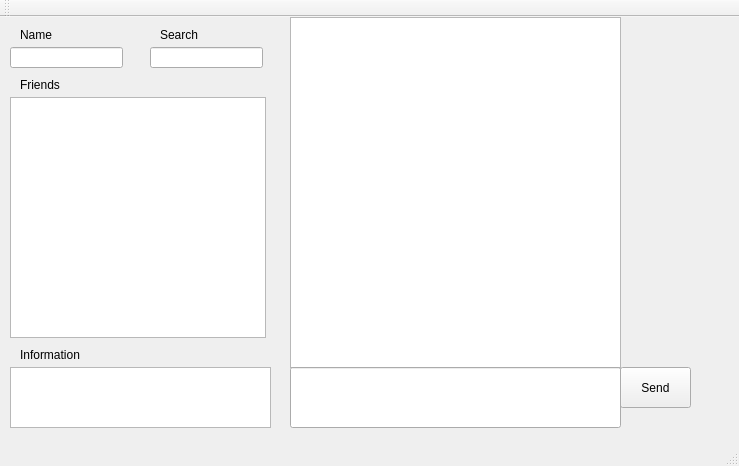
<?xml version="1.0" encoding="UTF-8"?>
<ui version="4.0">
 <class>ClientWindow</class>
 <widget class="QMainWindow" name="ClientWindow">
  <property name="geometry">
   <rect>
    <x>0</x>
    <y>0</y>
    <width>739</width>
    <height>466</height>
   </rect>
  </property>
  <property name="windowTitle">
   <string>ClientWindow</string>
  </property>
  <widget class="QWidget" name="centralWidget">
   <widget class="QLineEdit" name="SearchLine">
    <property name="geometry">
     <rect>
      <x>150</x>
      <y>30</y>
      <width>113</width>
      <height>21</height>
     </rect>
    </property>
    <property name="text">
     <string/>
    </property>
   </widget>
   <widget class="QTextBrowser" name="DebugWindow">
    <property name="geometry">
     <rect>
      <x>10</x>
      <y>350</y>
      <width>261</width>
      <height>61</height>
     </rect>
    </property>
   </widget>
   <widget class="QLineEdit" name="NameInput">
    <property name="geometry">
     <rect>
      <x>10</x>
      <y>30</y>
      <width>113</width>
      <height>21</height>
     </rect>
    </property>
    <property name="text">
     <string/>
    </property>
   </widget>
   <widget class="QLabel" name="NameLabel">
    <property name="geometry">
     <rect>
      <x>340</x>
      <y>10</y>
      <width>191</width>
      <height>20</height>
     </rect>
    </property>
    <property name="text">
     <string/>
    </property>
   </widget>
   <widget class="QLabel" name="label">
    <property name="geometry">
     <rect>
      <x>20</x>
      <y>10</y>
      <width>60</width>
      <height>16</height>
     </rect>
    </property>
    <property name="text">
     <string>Name</string>
    </property>
   </widget>
   <widget class="QLabel" name="label_2">
    <property name="geometry">
     <rect>
      <x>160</x>
      <y>10</y>
      <width>60</width>
      <height>16</height>
     </rect>
    </property>
    <property name="text">
     <string>Search</string>
    </property>
   </widget>
   <widget class="QTextBrowser" name="MsgBrowser">
    <property name="geometry">
     <rect>
      <x>290</x>
      <y>0</y>
      <width>331</width>
      <height>351</height>
     </rect>
    </property>
   </widget>
   <widget class="QPushButton" name="SendMsg">
    <property name="geometry">
     <rect>
      <x>620</x>
      <y>350</y>
      <width>71</width>
      <height>41</height>
     </rect>
    </property>
    <property name="text">
     <string>Send</string>
    </property>
   </widget>
   <widget class="QLineEdit" name="MsgInput">
    <property name="geometry">
     <rect>
      <x>290</x>
      <y>350</y>
      <width>331</width>
      <height>61</height>
     </rect>
    </property>
   </widget>
   <widget class="QLabel" name="label_3">
    <property name="geometry">
     <rect>
      <x>20</x>
      <y>60</y>
      <width>60</width>
      <height>16</height>
     </rect>
    </property>
    <property name="text">
     <string>Friends</string>
    </property>
   </widget>
   <widget class="QListWidget" name="FriendList">
    <property name="geometry">
     <rect>
      <x>10</x>
      <y>80</y>
      <width>256</width>
      <height>241</height>
     </rect>
    </property>
   </widget>
   <widget class="QLabel" name="label_4">
    <property name="geometry">
     <rect>
      <x>20</x>
      <y>330</y>
      <width>141</width>
      <height>16</height>
     </rect>
    </property>
    <property name="text">
     <string>Information</string>
    </property>
   </widget>
  </widget>
  <widget class="QMenuBar" name="menuBar">
   <property name="geometry">
    <rect>
     <x>0</x>
     <y>0</y>
     <width>739</width>
     <height>22</height>
    </rect>
   </property>
  </widget>
  <widget class="QToolBar" name="mainToolBar">
   <attribute name="toolBarArea">
    <enum>TopToolBarArea</enum>
   </attribute>
   <attribute name="toolBarBreak">
    <bool>false</bool>
   </attribute>
  </widget>
  <widget class="QStatusBar" name="statusBar"/>
 </widget>
 <layoutdefault spacing="6" margin="11"/>
 <resources/>
 <connections/>
</ui>
